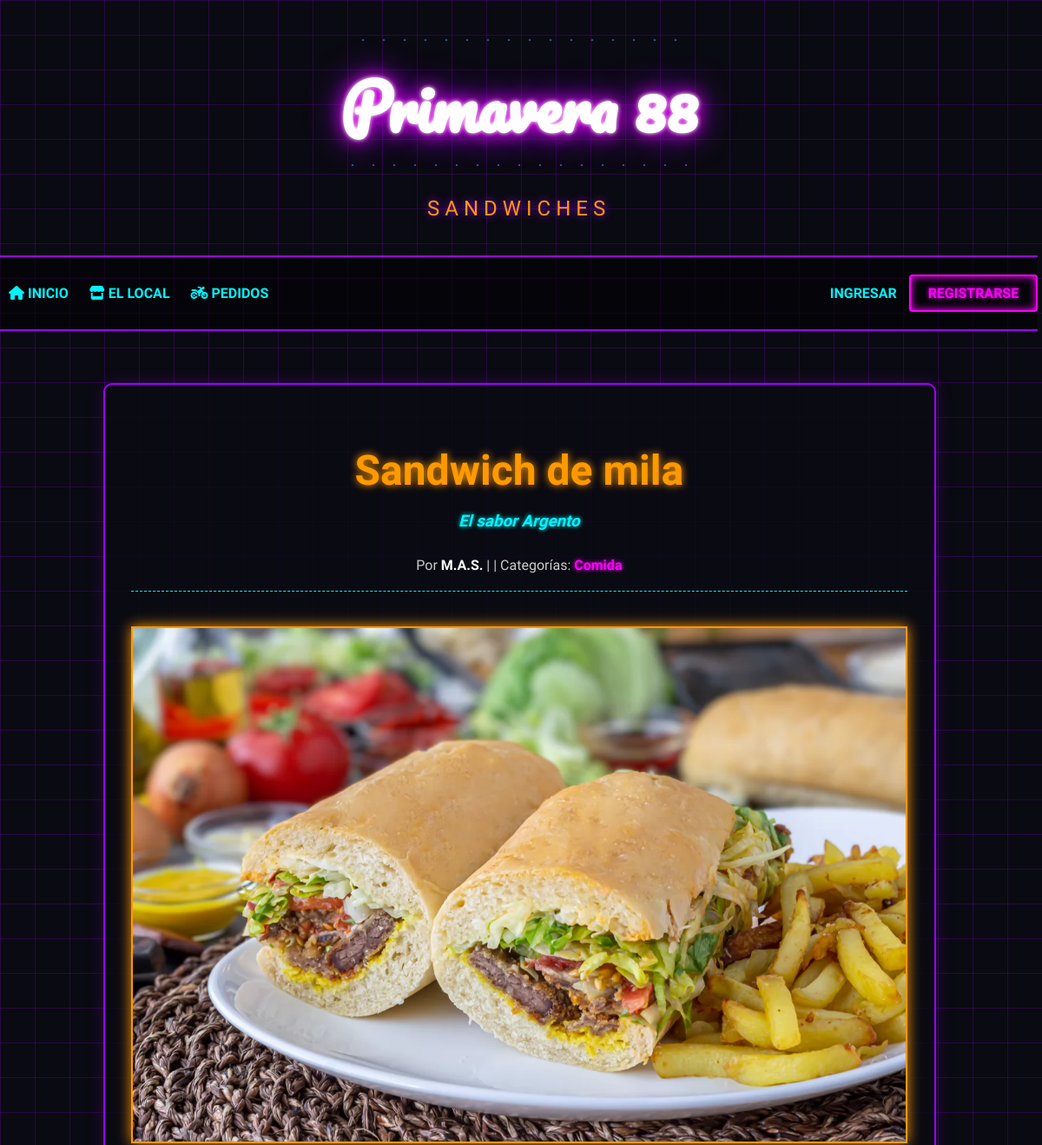
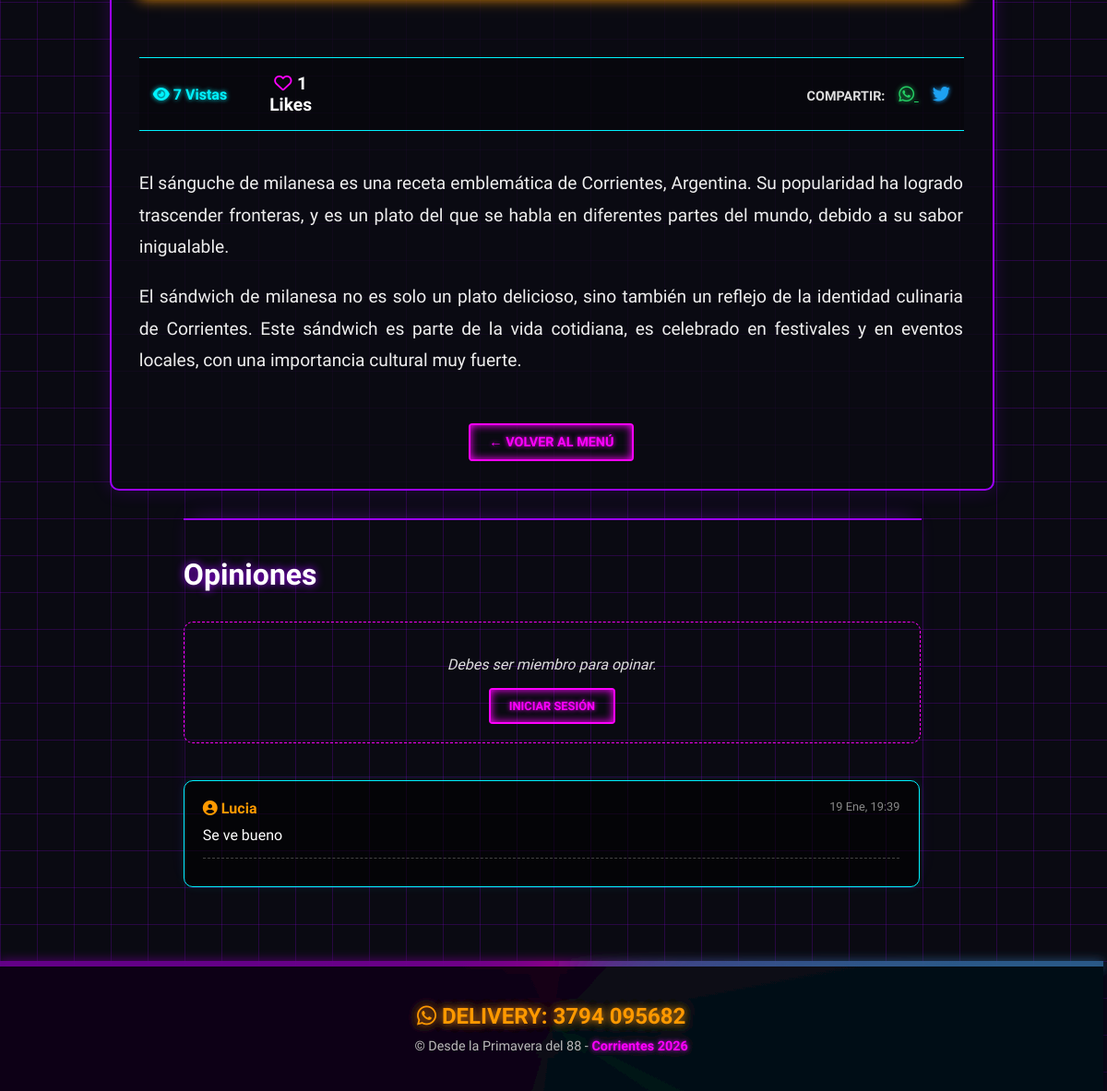
The page /articulo/1/ on the database its author committed (2 pictures, top to bottom).
### blogInfo/models.py (models this page shows, shortened)
class Post(models.Model):
    autor_post = models.ForeignKey("Autor", on_delete=models.CASCADE)
    titulo = models.CharField(max_length=200)
    subtitulo = models.CharField(max_length=300, blank=True, null=True, verbose_name="Subtítulo")
    imagen = models.ImageField(upload_to='blog_images/', blank=True, null=True, verbose_name="Imagen de Portada")
    contenido = models.TextField()
    fecha_creacion = models.DateTimeField(default=timezone.now)
    fecha_actualizacion = models.DateTimeField(auto_now=True)
    fecha_publicacion = models.DateTimeField(blank=True, null=True)
    categorias = models.ManyToManyField("Categoria", related_name="posts", blank=True)
    vistas = models.PositiveIntegerField(default=0)
    likes = models.ManyToManyField(User, related_name='blog_posts_likes', blank=True)
    def total_likes(self):
        return self.likes.count()
    class Meta:
        ordering = ['-fecha_publicacion']

class Autor(models.Model):
    id_autor = models.BigAutoField(primary_key=True)
    user = models.OneToOneField(User, on_delete=models.CASCADE)
    nombre = models.CharField(max_length=200)
    email = models.EmailField(unique=True)
    biografia = models.TextField(blank=True, null=True)
    facebook = models.URLField(blank=True, null=True)
    twitter = models.URLField(blank=True, null=True)
    instagram = models.URLField(blank=True, null=True)

class Categoria(models.Model):
    nombre = models.CharField(max_length=100)
    class Meta:
        verbose_name_plural = "Categorías" #aparece en español "Categorías" en el admin

class Comentario(models.Model):
    usuario = models.ForeignKey(User, on_delete=models.CASCADE, related_name="comentarios")
    autor_comentario = models.CharField(max_length=200)
    contenido_comentario = models.TextField()
    fecha_creacion = models.DateTimeField(default=timezone.now)
    post = models.ForeignKey(Post, on_delete=models.CASCADE, related_name="comentarios")
    comentario_padre = models.ForeignKey(
        "self", on_delete=models.CASCADE, null=True, blank=True, related_name="respuestas"
    )
    class Meta:
        ordering = ['fecha_creacion']

### blogInfo/views.py (the view)
# urls.py: path('articulo/<int:pk>/', views.post_detail, name='post_detail'),
def post_detail(request, pk):
    post = get_object_or_404(Post, pk=pk)
    session_key = f'visto_post_{post.pk}'
    if not request.session.get(session_key, False):
        post.vistas += 1  # Incrementa el contador de visitas
        post.save()
        request.session[session_key] = True
    esta_likeado = False
    if post.likes.filter(id=request.user.id).exists():
        esta_likeado = True
    comentarios = post.comentarios.filter(comentario_padre=None).order_by('-fecha_creacion')
    if request.method == 'POST':
        if request.user.is_authenticated:
            form= ComentarioForm(request.POST)
            if form.is_valid():
                comentario = form.save(commit=False)
                comentario.post = post
                comentario.usuario = request.user
                comentario.save()
                return redirect('post_detail', pk=post.pk)
            else:
                return redirect('post_detail', pk=post.pk)
        else:
            return redirect('login')
    else:
        form = ComentarioForm()
    return render(request, 'blogInfo/post_detail.html', {
        'post': post,
        'comentarios': comentarios,
        'form': form,
        'esta_likeado': esta_likeado
        })

### blogInfo/templates/blogInfo/post_detail.html (shortened to what this page needs)
{% extends 'base.html' %}
{% block content %}
<article class="post-card" style="border: 2px solid var(--neon-purple); box-shadow: 0 0 20px rgba(157, 0, 255, 0.2);">
    <h1 class="post-title" style="font-size: 3rem; text-align: center; margin-bottom: 10px; color: var(--neon-orange); text-shadow: 0 0 10px var(--neon-orange);">
        {{ post.titulo }}
    </h1>
    {% if post.subtitulo %}
        <h3 style="text-align: center; font-style: italic; color: var(--neon-blue); margin-bottom: 30px; font-family: var(--font-tech); text-shadow: 0 0 5px var(--neon-blue);">
            {{ post.subtitulo }}
        </h3>
    {% endif %}
    <div class="post-meta" style="text-align: center; margin-bottom: 40px; border-bottom: 1px dashed var(--neon-blue); padding-bottom: 20px; color: #ccc;">
        Por <strong style="color: #fff;">{{ post.autor_post.nombre }}</strong> | {{ post.fecha_publicacion|date:"d F Y" }}
        | Categorías:
        {% for cat in post.categorias.all %}
            <a href="{% url 'categoria_posts' cat.id %}" style="color: var(--neon-pink); font-weight: bold; text-decoration: none; text-shadow: 0 0 5px var(--neon-pink);">
                {{ cat.nombre }}
            </a>{% if not forloop.last %}, {% endif %}
        {% endfor %}
    </div>
    {% if post.imagen %}
        <img src="{{ post.imagen.url }}" class="post-image" style="height: auto; max-height: 600px; border-color: var(--neon-orange);" alt="{{ post.titulo }}">
    {% endif %}
    <div style="margin: 40px 0; padding: 15px; border-top: 1px solid var(--neon-blue); border-bottom: 1px solid var(--neon-blue); display: flex; justify-content: space-between; align-items: center; background: rgba(0,0,0,0.3);">
        <div style="display: flex; gap: 20px; align-items: center;">
            <span style="color: var(--neon-blue); font-weight: bold; text-shadow: 0 0 5px var(--neon-blue);">
                <i class="fas fa-eye"></i> {{ post.vistas }} Vistas
            </span>
            <form action="{% url 'dar_like' post.pk %}" method="POST" style="display: inline;">
                <button type="submit" style="background: none; border: none; cursor: pointer; font-size: 1.2rem;">
                    {% if esta_likeado %}
                        <i class="fas fa-heart" style="color: #ff0055; text-shadow: 0 0 10px #ff0055;"></i>
                    {% else %}
                        <i class="far fa-heart" style="color: var(--neon-pink);"></i>
                    {% endif %}
                    <span style="font-family: var(--font-tech); font-weight: bold; color: #fff;">
                        {{ post.total_likes }} Likes
                    </span>
                </button>
            </form>
        </div>
        <div style="font-size: 1.2rem;">
            <span style="margin-right: 10px; font-weight: bold; font-size: 0.9rem; color: #ddd;">COMPARTIR:</span>
            <a href="https://api.whatsapp.com/send?text=Mira este sándwich: {{ request.build_absolute_uri }}" target="_blank" style="color: #25D366; margin-right: 15px; text-shadow: 0 0 5px #25D366;">
                <i class="fab fa-whatsapp"></i>
            </a>
            <a href="https://twitter.com/intent/tweet?text={{ post.titulo }}&url={{ request.build_absolute_uri }}" target="_blank" style="color: #1DA1F2; text-shadow: 0 0 5px #1DA1F2;">
                <i class="fab fa-twitter"></i>
            </a>
        </div>
    </div>
    <div class="post-content" style="font-size: 1.2rem; text-align: justify; color: #eee; line-height: 1.8;">
        {{ post.contenido|linebreaks }}
    </div>
    <div style="margin-top: 50px; text-align: center;">
        <a href="{% url 'home' %}" class="btn-neon" style="font-size: 0.9rem;">&larr; VOLVER AL MENÚ</a>
    </div>
</article>
<section style="max-width: 800px; margin: 0 auto 60px auto; padding-top: 40px; border-top: 2px solid var(--neon-purple); box-shadow: 0 -10px 20px -10px rgba(157, 0, 255, 0.3);">
    <h3 class="main-title" style="font-size: 2rem; margin-top: 0; border-bottom: none; text-shadow: 0 0 10px var(--neon-purple);">
        Opiniones
    </h3>
    {% if user.is_authenticated %}
        <div class="form-container" style="padding: 30px; border: 1px dashed var(--neon-blue); margin-bottom: 40px;">
            <h4 style="margin-top: 0; font-family: var(--font-tech); color: var(--neon-blue);">
                Deja tu opinión, {{ user.username }}:
            </h4>
            <form method="post">
                {% csrf_token %}
                <div style="margin-bottom: 15px;">
                    {{ form.contenido_comentario }}
                    </div>
                <button type="submit" class="btn-neon" style="margin-top: 10px; width: 100%;">
                    PUBLICAR COMENTARIO <i class="fas fa-paper-plane"></i>
                </button>
            </form>
        </div>
    {% else %}
        <div style="text-align: center; margin-bottom: 40px; padding: 20px; border: 1px dashed var(--neon-pink); border-radius: 10px;">
            <p style="font-style: italic; color: #ddd;">Debes ser miembro para opinar.</p>
            <a href="{% url 'login' %}" class="btn-neon" style="font-size: 0.8rem;">INICIAR SESIÓN</a>
        </div>
    {% endif %}
    <div class="comments-list">
        {% for comentario in comentarios %}
            <div style="margin-bottom: 20px; padding: 20px; border: 1px solid var(--neon-blue); background-color: rgba(0,0,0,0.6); border-radius: 10px; box-shadow: 0 0 10px rgba(0, 243, 255, 0.1);">
                <div style="font-family: var(--font-tech); font-weight: bold; font-size: 1rem; color: var(--neon-orange); margin-bottom: 10px; display: flex; justify-content: space-between;">
                    <span><i class="fas fa-user-circle"></i> {{ comentario.usuario.username }}</span>
                    <span style="font-weight: normal; color: #888; font-size: 0.8rem;">
                        {{ comentario.fecha_creacion|date:"d M, H:i" }}
                    </span>
                </div>
                <p style="margin: 5px 0 15px 0; font-size: 1rem; color: #fff;">
                    {{ comentario.contenido_comentario }}
                </p>
                <div style="font-size: 0.8rem; border-top: 1px dashed #444; padding-top: 10px;">
                </div>
            </div>
        {% empty %}
            <p style="text-align: center; font-style: italic; color: #888;">
                Sé el primero en comentar.
            </p>
        {% endfor %}
    </div>
</section>
{% endblock %}

### templates/base.html (shortened to what this page needs)
{% load static %}
<!DOCTYPE html>
<html lang="es">
<head>
    <link rel="stylesheet" href="https://cdnjs.cloudflare.com/ajax/libs/font-awesome/6.5.0/css/all.min.css">
    <link rel="stylesheet" href="{% static 'css/styles.css' %}?v=6.0">
</head>
<body>
    <header>
        <div class="title-loader-wrapper">
            <div class="loader small loader-top">
            </div>
            <h1 class="main-title">Primavera 88</h1>
            <div class="loader small loader-bottom reverse">
            </div>
        </div>
        <div class="brand-subtitle">
            <span style="color: var(--neon-yellow); text-shadow: 0 0 10px var(--neon-purple);">SANDWICHES</span>
        </div>
        <nav>
            <div class="nav-main">
                <a href="{% url 'home' %}" class="nav-link"><i class="fas fa-home"></i> Inicio</a>
                <a href="{% url 'about' %}" class="nav-link"><i class="fas fa-store"></i> El Local</a>
                <a href="{% url 'contact' %}" class="nav-link"><i class="fas fa-motorcycle"></i> Pedidos</a>
            </div>
            <div class="nav-user">
                {% if user.is_authenticated %}
                    <span style="color: var(--neon-blue); margin-right: 15px; font-family: var(--font-tech); text-shadow: 0 0 5px var(--neon-blue);">
                        Hola, {{ user.username }}
                    </span>
                    {% if user.is_staff %}
                        <a href="{% url 'dashboard' %}" class="btn-neon" style="margin-right: 10px;">
                            <i class="fas fa-cog"></i> DUEÑO
                        </a>
                    {% endif %}
                    <form action="{% url 'logout' %}" method="post" style="display: inline;">
                        {% csrf_token %}
                        <button type="submit" class="btn-neon">
                            Salir
                        </button>
                    </form>
                {% else %}
                    <a href="{% url 'login' %}" class="nav-link">Ingresar</a>
                    <a href="{% url 'registro' %}" class="btn-neon">Registrarse</a>
                {% endif %}
            </div>
        </nav>
    </header>
    <div class="container">
        {% block content %}
        {% endblock %}
    </div>
    {% include 'partials/footer.html' %}
</body>
</html>

### templates/partials/footer.html
<footer class="neon-footer" style="
    text-align: center;
    padding: 40px 0;
    margin-top: auto;
    background-color: rgba(0,0,0,0.8);
    position: relative;
    z-index: 10;
">
    <h3 style="margin: 0 0 10px 0;">
        <a href="https://wa.me/5493794095682" target="_blank" style="
            color: var(--neon-orange);
            text-decoration: none;
            font-family: var(--font-tech);
            font-size: 1.5rem;
            text-shadow: 0 0 10px var(--neon-orange);
            transition: all 0.3s;">
            <i class="fab fa-whatsapp"></i> DELIVERY: 3794 095682
        </a>
    </h3>
    <p style="
        color: #bbb;
        font-family: var(--font-tech);
        font-size: 0.9rem;
        margin: 0;">
        &copy; Desde la Primavera del 88 -
        <span style="color: var(--neon-pink); text-shadow: 0 0 5px var(--neon-pink); font-weight: bold;">
            Corrientes 2026
        </span>
    </p>
</footer>

### static/css/styles.css (style rules this page uses)
:root { --bg-dark: #0a0a12; --neon-pink: #ff00ff; --neon-purple: #9d00ff; --neon-orange: #ff9900; --neon-blue: #00f3ff; --font-neon-script: 'Pacifico', cursive; --font-tech: 'Orbitron', sans-serif; }
* { box-sizing: border-box; max-width: 99.9%; }
body { background-color: var(--bg-dark); background-image: linear-gradient(rgba(157, 0, 255, 0.2) 1px, transparent 1px), linear-gradient(90deg, rgba(157, 0, 255, 0.2) 1px, transparent 1px); background-size: 40px 40px; color: #fff; font-family: var(--font-tech); margin: 0; min-height: 100vh; display: flex; flex-direction: column; overflow-x: hidden; }
.container { max-width: 1000px; margin: 0 auto; padding: 20px; width: 95%; flex: 1; }
h1.main-title { font-family: var(--font-neon-script); font-size: 4.5rem; text-align: center; margin: 30px 0 10px 0; color: #fff; line-height: 1.2; text-shadow: 0 0 5px #fff, 0 0 20px var(--neon-pink), 0 0 40px var(--neon-purple); animation: flicker 2s infinite alternate; }
.brand-subtitle { text-align: center; font-family: var(--font-tech); text-transform: uppercase; letter-spacing: 6px; font-size: 1.5rem; color: var(--neon-orange); margin-bottom: 40px; text-shadow: 0 0 10px var(--neon-orange); }
nav { display: flex; justify-content: space-between; align-items: center; padding: 20px 0; border-top: 2px solid var(--neon-purple); border-bottom: 2px solid var(--neon-purple); background: rgba(0, 0, 0, 0.5); margin-bottom: 40px; flex-wrap: wrap; }
.nav-link { text-decoration: none; color: var(--neon-blue); font-family: var(--font-tech); text-transform: uppercase; font-weight: 700; margin: 0 10px; transition: all 0.3s; display: inline-block; }
.btn-neon { background: transparent; border: 2px solid var(--neon-pink); color: var(--neon-pink); padding: 10px 20px; font-family: var(--font-tech); font-weight: bold; text-transform: uppercase; cursor: pointer; transition: all 0.3s; box-shadow: 0 0 10px var(--neon-pink) inset; text-shadow: 0 0 5px var(--neon-pink); border-radius: 4px; text-decoration: none; display: inline-block; text-align: center; }
.post-card, .form-container { background: rgba(10, 10, 18, 0.8); border: 2px solid var(--neon-purple); padding: 30px; margin-bottom: 30px; box-shadow: 0 0 20px rgba(157, 0, 255, 0.3); border-radius: 10px; overflow: hidden; }
.post-image { width: 100%; height: auto; max-height: 400px; object-fit: cover; border: 2px solid var(--neon-orange); box-shadow: 0 0 15px var(--neon-orange); margin-bottom: 20px; }
footer { text-align: center; padding: 30px 0; border-top: 2px solid var(--neon-purple); background: rgba(0, 0, 0, 0.9); }
.title-loader-wrapper { display: flex; flex-direction: column; align-items: center; margin-top: 30px; margin-bottom: 20px; }
.loader.small { display: flex; justify-content: center; }
.loader-top { margin-bottom: -12px; }
.loader-bottom { margin-top: -2px; }
:root { --b: 6px; }
footer.neon-footer { position: relative; border-top: 6px solid transparent; background: linear-gradient(rgba(0,0,0,0.85), rgba(0,0,0,0.85)) padding-box, repeating-conic-gradient( from var(--a), #ff00ff7f, #00f3ff7f, #9d00ff7f, #ff00ff7f ) border-box; animation: spin 4s linear infinite; filter: url(#glow-0); }

### rows shown on the page
Post: titulo "Sandwich de mila", subtitulo "El sabor Argento", autor_post.nombre "M.A.S.", imagen (picture), vistas "7", total_likes "1", contenido "El sánguche de milanesa es una receta emblemática de Corrientes, Argentina. Su popularidad ha logrado trascender fronteras, y es un plato del que se habla en diferentes partes del mundo, debido a su sabor inigualable. El sándwich de milanesa no es solo un plato delicioso, sino también un reflejo de la identidad culinaria de Corrientes. Este sándwich es parte de la vida cotidiana, es celebrado en festivales y en eventos locales, con una importancia cultural muy fuerte."
Categoria: nombre "Comida"
Comentario: usuario.username "Lucia", fecha_creacion "19 Ene, 19:39", contenido_comentario "Se ve bueno"
